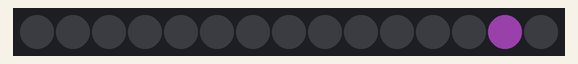
Recording of a sketch running on a simulated Arduino Uno, built with avr-gcc and run on an emulated ATmega328P. Parts: 15 RGB LEDs in strip order, left to right. Dim RGB values are drawn brighter than linear; random numbers use the default seed unless the sketch sets one.

Above: at 0.8 s.
At 2.47 s:
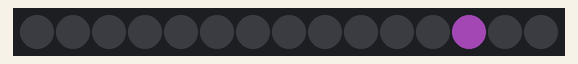
At 6.64 s:
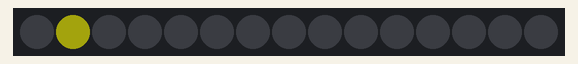
At 8.49 s:
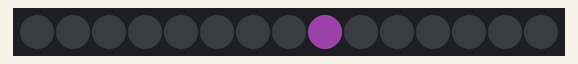
At 9.07 s:
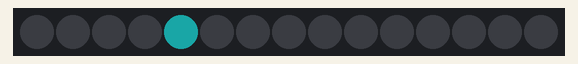
At 10.91 s:
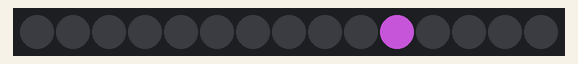

The sketch:

Parasol.ino
```cpp
// Adafruit NeoPixel library.
#include <Adafruit_NeoPixel.h>

// NeoPixel Data Output Pin.
#define STRIP1_PIN 12
// Number of NeoPixels
#define STRIP1_PIX_MAX 15

// Init NeoPixel strip objects.
// Parameter 1 = number of pixels in strip.
// Parameter 2 = Arduino pin number (most are valid).
// Parameter 3 = pixel type flags, add together as needed:
//   NEO_KHZ800  800 KHz bitstream (most NeoPixel products w/WS2812 LEDs).
//   NEO_KHZ400  400 KHz (classic 'v1' (not v2) FLORA pixels, WS2811 drivers).
//   NEO_GRB     Pixels are wired for GRB bitstream (most NeoPixel products).
//   NEO_RGB     Pixels are wired for RGB bitstream (v1 FLORA pixels, not v2).
Adafruit_NeoPixel strip1 = Adafruit_NeoPixel(STRIP1_PIX_MAX, STRIP1_PIN, NEO_GRB + NEO_KHZ800);

// IMPORTANT: To reduce NeoPixel burnout risk:
//            Add a 1000 uF capacitor across pixel power leads.
//            Add a 300 - 500 Ohm resistor on first pixel's data input pin
//            and minimize distance between Arduino and first pixel.
//            Avoid connecting on a live circuit...if you must, connect GND first.

// Spoke Number (0-9).
byte spokeNum = 0;
// Spoke Direction (1, -1).
byte spokeDir = 1;
// Change Dir Timer.
unsigned long spokeDirTmr = millis();

// setup() runs once at reset.
void setup() {
  // Init Strips.
  strip1.begin();
  // Refresh Strips.
  strip1.show();
}

// loop() runs continuously after setup().
void loop() {
  // Animation Timer.
  unsigned long timerEnd;
  // Loop through examples.
  for(int exNum = 0 ; exNum < 5 ; exNum++) {
    // Run 5 - 10 seconds.
    timerEnd = millis() + 10000 + random(5000);
    // Clear Strip.
    strip1.clear();
    strip1.show();
    // Wait for timer to run out.
    while(millis() < timerEnd) {
      switch(exNum) {
        case 0:
          // Flash Random Pixel. Brightness 128 - 255, Speed 1 - 4 millis(), Interval 10 - 50 millis().
          strip1.setBrightness(128 + random(128));
          flashRandom(1 + random(3));
          delay(10 + random(40));
          break;
        case 1:
          // Rainbow Cycle. Brightness 75%. Speed 50 millis().
          strip1.setBrightness(0x3f);
          rainbowCycle(50);
          break;
        case 2:
          // Spokes.
          strip1.setBrightness(0x3f);
          // Change Direction?
          if(random(100)<4) {
            // Yes.
            spokeDir *= -1;
          }
          // Next Spoke.
          spokeNum+= spokeDir;
          if(spokeNum == 255) {
            spokeNum = 9;
          }
          if(spokeNum == 10) {
            spokeNum = 0;
          }
          showSpoke(spokeNum, 0x7f);
          delay(40);
          break;
        case 3:
          // Rainbow Wipe. Brightness 75%. Speed 50 millis().
          strip1.setBrightness(0x3f);
          rainbowWipe(50);
          break;
        case 4:
          // Rainbow Rings. Brightness 75%. Speed 50 millis().
          strip1.setBrightness(0x3f);
          rainbowRings(50);
          break;
      }
    }
    // Clear Strip.
    strip1.clear();
    strip1.show();
    // Wait 2 - 4 seconds.
    delay(2000 + random(2000));
  }
}

// Flash Random
// Flash Colors [red, green, blu]
uint8_t flashColors[][3] = {
  {0xe8, 0x64, 0xff},   // purple.
  {0xc8, 0xc8, 0x14},   // yellow.
  {0x1e, 0xc8, 0xc8},   // blue.
};
#define FLASH_COLORS sizeof(flashColors) / 3
void flashRandom(int flashSpeed) {
  // Pick a random flash color!
  int c1 = random(FLASH_COLORS);
  int red1 = flashColors[c1][0];
  int grn1 = flashColors[c1][1];
  int blu1 = flashColors[c1][2];
  // Get a random pixel from the list.
  int p1 = random(strip1.numPixels());

  // Fade in 5 steps.
  for (int f = 1; f <= 5; f++) {
    int r1 = red1 * f; r1/= 5;
    int g1 = grn1 * f; g1/= 5;
    int b1 = blu1 * f; b1/= 5;
    strip1.setPixelColor(p1, strip1.Color(r1, g1, b1));
    strip1.show();
    delay(flashSpeed);
  }
  // Fade out 6 steps (Fades to zero).
  for (int f = 5; f >= 0; f--) {
    int r1 = red1 * f; r1/= 5;
    int g1 = grn1 * f; g1/= 5;
    int b1 = blu1 * f; b1/= 5;
    strip1.setPixelColor(p1, strip1.Color(r1, g1, b1));
    strip1.show();
    delay(flashSpeed);
  }
}

// Rainbow Cycle.
void rainbowCycle(unsigned long dly) {
  // Rainbow Color Offset.
  for(int rainbow = 0; rainbow < 256; rainbow+= 4) {
    // Set Pixels Color.
    for(int p1 = 0; p1 < strip1.numPixels(); p1++) {
      // Pixel Color = Rainbow + Pixel Offsets.
      strip1.setPixelColor(p1, wheelStrip1(rainbow));
    }
    // Refresh Strips.
    strip1.show();
    delay(dly);
  }
}

// Rainbow Wipe.
void rainbowWipe(unsigned long dly) {
  // Rainbow Color Offset.
  for(int rainbow = 0; rainbow < 256; rainbow+= 8) {
    // Set Pixels Color.
    for(int p1 = 0; p1 < strip1.numPixels(); p1++) {
      // Pixel Color = Rainbow + Pixel Offsets.
      strip1.setPixelColor(p1, wheelStrip1((rainbow + p1 * 8) & 0xff));
    }
    // Refresh Strips.
    strip1.show();
    delay(dly);
  }
}

// Show Spoke.
void showSpoke(byte spokeNum, byte spokeCol) {
  if(spokeNum >= 0 && spokeNum <= 9) {
    strip1.clear();
    strip1.setPixelColor(spokeNum, wheelStrip1(spokeCol));
    if(spokeNum & 0x01) {
      strip1.setPixelColor(14 - int(spokeNum / 2), wheelStrip1(spokeCol));
    }
    strip1.show();
  }
}

// Rainbow Rings.
void rainbowRings(unsigned long dly) {
  // Rainbow Color Offset.
  for(int rainbow = 0; rainbow < 256; rainbow+= 8) {
    // Set Outer Ring Pixels Color.
    for(int p1 = 0; p1 < 10; p1++) {
      // Pixel Color = Rainbow + Pixel Offsets.
      strip1.setPixelColor(p1, wheelStrip1(rainbow));
    }
    strip1.show();
    delay(dly);
    // Set Inner Ring Pixels Color.
    for(int p1 = 10; p1 < strip1.numPixels(); p1++) {
      strip1.setPixelColor(p1, wheelStrip1((rainbow - 8) & 0xff));
    }
    // Refresh Strips.
    strip1.show();
    delay(dly);
  }
}

// Input a value 0 to 255 to get a color value.
// The colours are a transition r - g - b - back to r.
uint32_t wheelStrip1(byte wheelPos) {
  wheelPos = 255 - wheelPos;
  if(wheelPos < 85) {
    return strip1.Color(255 - wheelPos * 3, 0, wheelPos * 3);
  }
  else if(wheelPos < 170) {
    wheelPos -= 85;
    return strip1.Color(0, wheelPos * 3, 255 - wheelPos * 3);
  }
  else {
    wheelPos -= 170;
    return strip1.Color(wheelPos * 3, 255 - wheelPos * 3, 0);
  }
}
```
